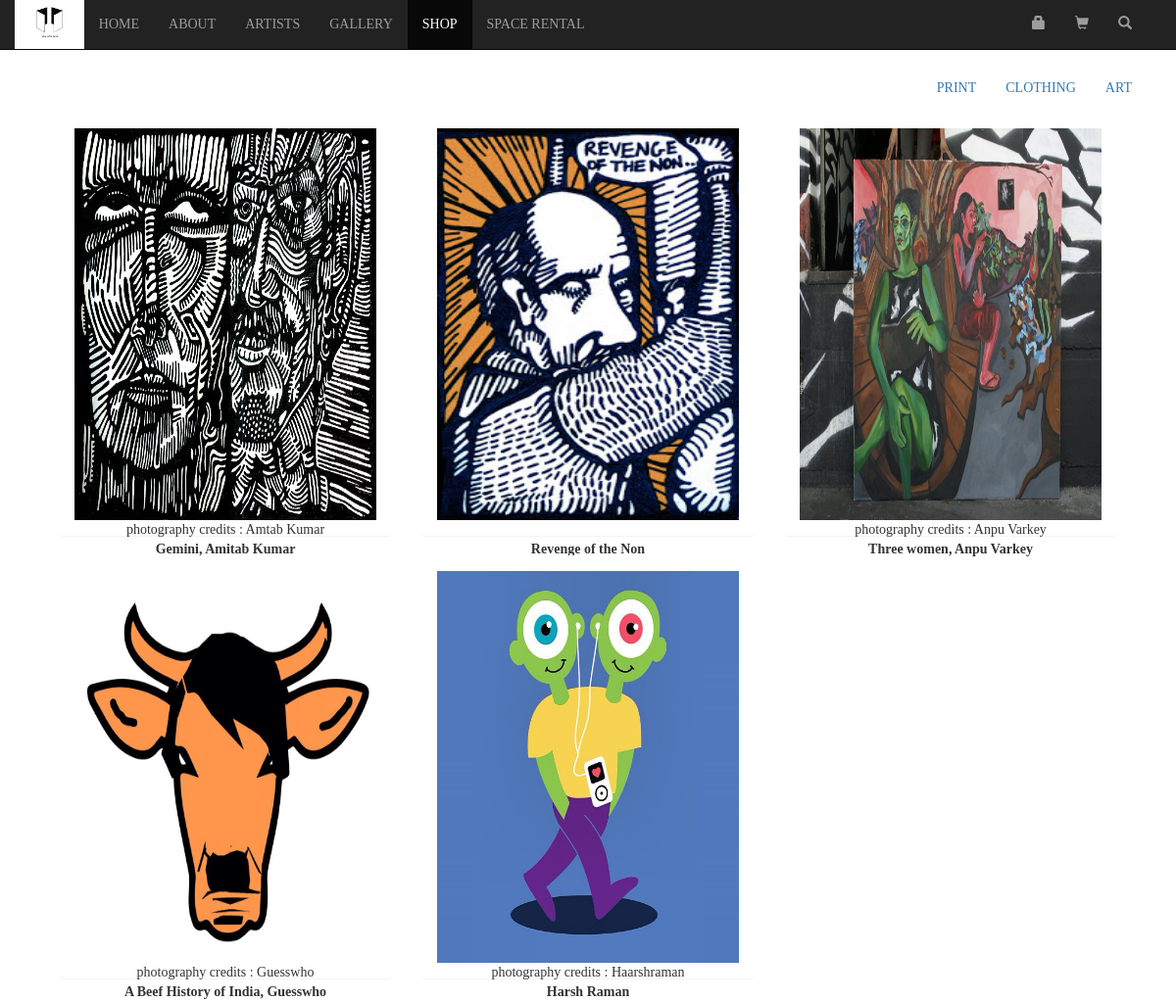
Page /general/shop/ on the committed database.
### general/models.py (models this page shows, shortened)
class items(models.Model):
    name = models.CharField(max_length=85L, blank=True)
    item_description = models.CharField(max_length=85L, blank=True)
    item_pic = models.ImageField(upload_to=item_picture_path, blank=True, null=True)
    item_price = models.IntegerField(null=True, blank=True)
    item_type = models.CharField(max_length=85L, blank=True)

### general/views.py (the view)
def shop(request):
    context_dict = {}
    context_dict['nbar'] = 'shop'
    items_print = models.items.objects.filter(item_type="print")
    context_dict['items_print'] = items_print
    items_art = models.items.objects.filter(item_type="art")
    context_dict['items_art'] = items_art
    items_clothing = models.items.objects.filter(item_type="clothing")
    context_dict['items_clothing'] = items_clothing
    return render(request, 'shop.html', context_dict)

### general/templates/shop.html (shortened to what this page needs)
{% extends 'base_template.html' %}
{% load staticfiles %}
{% block main_content %}
<div class="row">
    <div class="col-md-12">
        <div class="pull-right">
            <ul class="nav navbar-nav">
                <li>
                    <a id="print" href="javascript:;">PRINT</a>
                </li>
                <li>
                    <a id="clothing" href="javascript:;">CLOTHING</a>
                </li>
                <li>
                    <a id="art" href="javascript:;">ART</a>
                </li>
            </ul>
        </div>
        <div class="col-md-12 shop_print">
            {% for item in items_print %}
                <div class="col-md-4">
                    <div class="panel panel-white">
                      <div class="panel-body">
                        <div class="item_box">
                            <img src="{{ item.item_pic.url }}">
                            <div class="text-center">
                                <p>
                                    {{ item.item_description }}<br/>
                                    <strong>{{ item.name }}</strong>
                                </p>
                            </div>
                        </div>
                      </div>
                    </div>
                </div>
            {% endfor %}
        </div>
    </div>
</div>
{% endblock %}

### general/static/css/custom.css (style rules this page uses)
body { padding-top: 65px; font-family: calibri; }
.item_box { height: 400px; }
.item_box img { height: 100%; width: 100%; }

### rows in the picture
items: item_pic (picture), item_description "photography credits : Amtab Kumar", name "Gemini, Amitab Kumar"
items: item_pic (picture), name "Revenge of the Non"
items: item_pic (picture), item_description "photography credits : Anpu Varkey", name "Three women, Anpu Varkey"
items: item_pic (picture), item_description "photography credits : Guesswho", name "A Beef History of India, Guesswho"
items: item_pic (picture), item_description "photography credits : Haarshraman", name "Harsh Raman"
